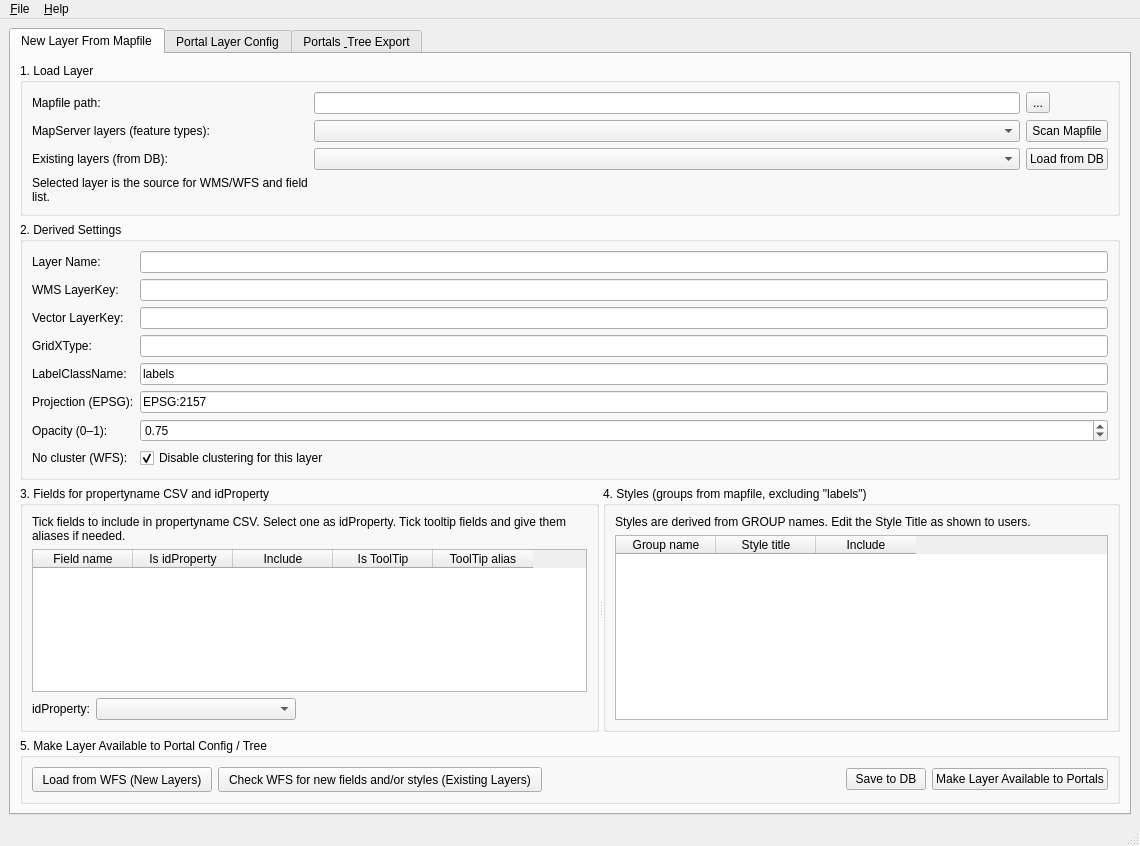
<?xml version='1.0' encoding='UTF-8'?>
<ui version="4.0">
 <class>LayerConfigNewLayerWizard</class>
 <widget class="QMainWindow" name="LayerConfigNewLayerWizard">
  <property name="geometry">
   <rect>
    <x>0</x>
    <y>0</y>
    <width>1140</width>
    <height>846</height>
   </rect>
  </property>
  <property name="maximumSize">
   <size>
    <width>16777215</width>
    <height>16777215</height>
   </size>
  </property>
  <property name="windowTitle">
   <string>LayerConfig - New Layer From Mapfile</string>
  </property>
  <widget class="QWidget" name="centralwidget">
   <layout class="QVBoxLayout" name="verticalLayout_main">
    <item>
     <widget class="QTabWidget" name="tabMain">
      <property name="tabPosition">
       <enum>QTabWidget::North</enum>
      </property>
      <property name="currentIndex">
       <number>0</number>
      </property>
      <widget class="QWidget" name="tabNewLayer">
       <attribute name="title">
        <string>New Layer From Mapfile</string>
       </attribute>
       <layout class="QVBoxLayout" name="verticalLayout_newLayer">
        <item>
         <widget class="QGroupBox" name="groupBox_load">
          <property name="title">
           <string>1. Load Layer</string>
          </property>
          <layout class="QGridLayout" name="gridLayout_load">
           <item row="0" column="0">
            <widget class="QLabel" name="label_mapFilePath">
             <property name="text">
              <string>Mapfile path:</string>
             </property>
            </widget>
           </item>
           <item row="0" column="1">
            <widget class="QLineEdit" name="txtMapFilePath"/>
           </item>
           <item row="0" column="2">
            <widget class="QToolButton" name="btnBrowseMapFile">
             <property name="text">
              <string>...</string>
             </property>
            </widget>
           </item>
           <item row="1" column="0">
            <widget class="QLabel" name="label_mapLayers">
             <property name="text">
              <string>MapServer layers (feature types):</string>
             </property>
            </widget>
           </item>
           <item row="1" column="1">
            <widget class="QComboBox" name="cmbMapFileLayerNames"/>
           </item>
           <item row="1" column="2">
            <widget class="QPushButton" name="btnScanMapFile">
             <property name="text">
              <string>Scan Mapfile</string>
             </property>
            </widget>
           </item>
           <item row="2" column="0">
            <widget class="QLabel" name="label_dbLayers">
             <property name="text">
              <string>Existing layers (from DB):</string>
             </property>
            </widget>
           </item>
           <item row="2" column="1">
            <widget class="QComboBox" name="cmbDbLayers"/>
           </item>
           <item row="2" column="2">
            <widget class="QPushButton" name="btnLoadFromDb">
             <property name="text">
              <string>Load from DB</string>
             </property>
            </widget>
           </item>
           <item row="3" column="0">
            <widget class="QLabel" name="label_selectedLayerHint">
             <property name="text">
              <string>Selected layer is the source for WMS/WFS and field list.</string>
             </property>
             <property name="wordWrap">
              <bool>true</bool>
             </property>
            </widget>
           </item>
          </layout>
         </widget>
        </item>
        <item>
         <widget class="QGroupBox" name="groupBox_derived">
          <property name="title">
           <string>2. Derived Settings</string>
          </property>
          <layout class="QFormLayout" name="formLayout_derived">
           <item row="0" column="0">
            <widget class="QLabel" name="label_layerName">
             <property name="text">
              <string>Layer Name:</string>
             </property>
            </widget>
           </item>
           <item row="0" column="1">
            <widget class="QLineEdit" name="txtLayerName">
             <property name="readOnly">
              <bool>true</bool>
             </property>
            </widget>
           </item>
           <item row="1" column="0">
            <widget class="QLabel" name="label_wmsLayerKey">
             <property name="text">
              <string>WMS LayerKey:</string>
             </property>
            </widget>
           </item>
           <item row="1" column="1">
            <widget class="QLineEdit" name="txtWmsLayerKey">
             <property name="readOnly">
              <bool>true</bool>
             </property>
            </widget>
           </item>
           <item row="2" column="0">
            <widget class="QLabel" name="label_vectorLayerKey">
             <property name="text">
              <string>Vector LayerKey:</string>
             </property>
            </widget>
           </item>
           <item row="2" column="1">
            <widget class="QLineEdit" name="txtVectorLayerKey">
             <property name="readOnly">
              <bool>true</bool>
             </property>
            </widget>
           </item>
           <item row="3" column="0">
            <widget class="QLabel" name="label_gridXType">
             <property name="text">
              <string>GridXType:</string>
             </property>
            </widget>
           </item>
           <item row="3" column="1">
            <widget class="QLineEdit" name="txtGridXType">
             <property name="readOnly">
              <bool>true</bool>
             </property>
            </widget>
           </item>
           <item row="4" column="0">
            <widget class="QLabel" name="label_labelClassName">
             <property name="text">
              <string>LabelClassName:</string>
             </property>
            </widget>
           </item>
           <item row="4" column="1">
            <widget class="QLineEdit" name="txtLabelClassName">
             <property name="text">
              <string>labels</string>
             </property>
            </widget>
           </item>
           <item row="5" column="0">
            <widget class="QLabel" name="label_projection">
             <property name="text">
              <string>Projection (EPSG):</string>
             </property>
            </widget>
           </item>
           <item row="5" column="1">
            <widget class="QLineEdit" name="txtProjection">
             <property name="text">
              <string>EPSG:2157</string>
             </property>
            </widget>
           </item>
           <item row="6" column="0">
            <widget class="QLabel" name="label_opacity">
             <property name="text">
              <string>Opacity (0–1):</string>
             </property>
            </widget>
           </item>
           <item row="6" column="1">
            <widget class="QDoubleSpinBox" name="spinOpacity">
             <property name="decimals">
              <number>2</number>
             </property>
             <property name="minimum">
              <double>0.000000000000000</double>
             </property>
             <property name="maximum">
              <double>1.000000000000000</double>
             </property>
             <property name="singleStep">
              <double>0.050000000000000</double>
             </property>
             <property name="value">
              <double>0.750000000000000</double>
             </property>
            </widget>
           </item>
           <item row="7" column="0">
            <widget class="QLabel" name="label_noCluster">
             <property name="text">
              <string>No cluster (WFS):</string>
             </property>
            </widget>
           </item>
           <item row="7" column="1">
            <widget class="QCheckBox" name="chkNoCluster">
             <property name="text">
              <string>Disable clustering for this layer</string>
             </property>
             <property name="checked">
              <bool>true</bool>
             </property>
            </widget>
           </item>
          </layout>
         </widget>
        </item>
        <item>
         <widget class="QSplitter" name="splitter_fields_styles">
          <property name="orientation">
           <enum>Qt::Horizontal</enum>
          </property>
          <widget class="QWidget" name="widget_fields">
           <layout class="QVBoxLayout" name="verticalLayout_fields">
            <item>
             <widget class="QGroupBox" name="groupBox_fields">
              <property name="title">
               <string>3. Fields for propertyname CSV and idProperty</string>
              </property>
              <layout class="QVBoxLayout" name="verticalLayout_fields_inner">
               <item>
                <widget class="QLabel" name="label_fieldsInfo">
                 <property name="text">
                  <string>Tick fields to include in propertyname CSV. Select one as idProperty. Tick tooltip fields and give them aliases if needed.</string>
                 </property>
                 <property name="wordWrap">
                  <bool>true</bool>
                 </property>
                </widget>
               </item>
               <item>
                <widget class="QTableWidget" name="tblFields">
                 <column>
                  <property name="text">
                   <string>Field name</string>
                  </property>
                 </column>
                 <column>
                  <property name="text">
                   <string>Is idProperty</string>
                  </property>
                 </column>
                 <column>
                  <property name="text">
                   <string>Include</string>
                  </property>
                 </column>
                 <column>
                  <property name="text">
                   <string>Is ToolTip</string>
                  </property>
                 </column>
                 <column>
                  <property name="text">
                   <string>ToolTip alias</string>
                  </property>
                 </column>
                </widget>
               </item>
               <item>
                <layout class="QHBoxLayout" name="horizontalLayout_idProperty">
                 <item>
                  <widget class="QLabel" name="label_idPropertyCombo">
                   <property name="text">
                    <string>idProperty:</string>
                   </property>
                  </widget>
                 </item>
                 <item>
                  <widget class="QComboBox" name="cmbIdProperty">
                   <property name="minimumSize">
                    <size>
                     <width>200</width>
                     <height>0</height>
                    </size>
                   </property>
                  </widget>
                 </item>
                 <item>
                  <spacer name="horizontalSpacer_idProperty">
                   <property name="orientation">
                    <enum>Qt::Horizontal</enum>
                   </property>
                   <property name="sizeHint" stdset="0">
                    <size>
                     <width>40</width>
                     <height>20</height>
                    </size>
                   </property>
                  </spacer>
                 </item>
                </layout>
               </item>
              </layout>
             </widget>
            </item>
           </layout>
          </widget>
          <widget class="QWidget" name="widget_styles">
           <layout class="QVBoxLayout" name="verticalLayout_styles">
            <item>
             <widget class="QGroupBox" name="groupBox_styles">
              <property name="title">
               <string>4. Styles (groups from mapfile, excluding "labels")</string>
              </property>
              <layout class="QVBoxLayout" name="verticalLayout_styles_inner">
               <item>
                <widget class="QLabel" name="label_stylesInfo">
                 <property name="text">
                  <string>Styles are derived from GROUP names. Edit the Style Title as shown to users.</string>
                 </property>
                 <property name="wordWrap">
                  <bool>true</bool>
                 </property>
                </widget>
               </item>
               <item>
                <widget class="QTableWidget" name="tblStyles">
                 <column>
                  <property name="text">
                   <string>Group name</string>
                  </property>
                 </column>
                 <column>
                  <property name="text">
                   <string>Style title</string>
                  </property>
                 </column>
                 <column>
                  <property name="text">
                   <string>Include</string>
                  </property>
                 </column>
                </widget>
               </item>
              </layout>
             </widget>
            </item>
           </layout>
          </widget>
         </widget>
        </item>
        <item alignment="Qt::AlignLeft">
         <widget class="QGroupBox" name="groupBox_makeAvailable">
          <property name="title">
           <string>5. Make Layer Available to Portal Config / Tree</string>
          </property>
          <layout class="QHBoxLayout" name="horizontalLayout_makeAvailable">
           <item>
            <widget class="QPushButton" name="btnLoadFieldsFromWFS">
             <property name="minimumSize">
              <size>
               <width>0</width>
               <height>25</height>
              </size>
             </property>
             <property name="text">
              <string>  Load from WFS (New Layers)  </string>
             </property>
             <property name="iconSize">
              <size>
               <width>25</width>
               <height>16</height>
              </size>
             </property>
             <property name="checkable">
              <bool>false</bool>
             </property>
             <property name="default">
              <bool>false</bool>
             </property>
             <property name="flat">
              <bool>false</bool>
             </property>
            </widget>
           </item>
           <item alignment="Qt::AlignHCenter">
            <widget class="QPushButton" name="btnCheckFieldsAndStylesFromWFS">
             <property name="minimumSize">
              <size>
               <width>0</width>
               <height>25</height>
              </size>
             </property>
             <property name="layoutDirection">
              <enum>Qt::LeftToRight</enum>
             </property>
             <property name="text">
              <string>  Check WFS for new fields and/or styles (Existing Layers)  </string>
             </property>
            </widget>
           </item>
           <item>
            <spacer name="horizontalSpacer_makeAvailable">
             <property name="orientation">
              <enum>Qt::Horizontal</enum>
             </property>
             <property name="sizeHint" stdset="0">
              <size>
               <width>400</width>
               <height>20</height>
              </size>
             </property>
            </spacer>
           </item>
           <item>
            <widget class="QPushButton" name="btnSaveLayerToDb">
             <property name="text">
              <string>Save to DB</string>
             </property>
            </widget>
           </item>
           <item>
            <widget class="QPushButton" name="btnMakeLayerAvailable">
             <property name="text">
              <string>Make Layer Available to Portals</string>
             </property>
            </widget>
           </item>
          </layout>
         </widget>
        </item>
       </layout>
      </widget>
      <widget class="QWidget" name="tabPortalLayerConfig">
       <attribute name="title">
        <string>Portal Layer Config</string>
       </attribute>
       <layout class="QVBoxLayout" name="verticalLayout_portalLayerConfig">
        <item>
         <widget class="QGroupBox" name="groupBox_portalSelectLayers">
          <property name="title">
           <string>1. Select Portal</string>
          </property>
          <layout class="QHBoxLayout" name="horizontalLayout_portalSelectLayers">
           <item>
            <widget class="QLabel" name="label_portalSelectLayers">
             <property name="text">
              <string>Portal:</string>
             </property>
            </widget>
           </item>
           <item>
            <widget class="QComboBox" name="cmbPortalSelectLayers"/>
           </item>
           <item>
            <spacer name="horizontalSpacer_portalSelectLayers">
             <property name="orientation">
              <enum>Qt::Horizontal</enum>
             </property>
             <property name="sizeHint" stdset="0">
              <size>
               <width>40</width>
               <height>20</height>
              </size>
             </property>
            </spacer>
           </item>
          </layout>
         <property name="sizePolicy"><sizepolicy hsizetype="Preferred" vsizetype="Fixed"><horstretch>0</horstretch><verstretch>0</verstretch></sizepolicy></property><property name="minimumSize"><size><width>0</width><height>0</height></size></property><property name="maximumSize"><size><width>16777215</width><height>90</height></size></property></widget>
        </item>
        <item>
         <widget class="QSplitter" name="splitter_portalLayerConfig">
          <property name="orientation">
           <enum>Qt::Horizontal</enum>
          </property>
          <widget class="QWidget" name="widget_portalLayersLeft">
           <layout class="QHBoxLayout" name="horizontalLayout_portalLayersMain"><item><widget class="QGroupBox" name="groupBox_allLayers">
              <property name="title">
               <string>3. All layers (global)</string>
              </property>
              <layout class="QVBoxLayout" name="verticalLayout_allLayers">
               <item>
                <widget class="QTableWidget" name="tblAllLayers">
                 <column>
                  <property name="text">
                   <string>Layer name</string>
                  </property>
                 </column>
                 <column>
                  <property name="text">
                   <string>BaseLayerKey</string>
                  </property>
                 </column>
                 <column>
                  <property name="text">
                   <string>In portals</string>
                  </property>
                 </column>
                <property name="sizePolicy"><sizepolicy hsizetype="Expanding" vsizetype="Expanding"><horstretch>0</horstretch><verstretch>0</verstretch></sizepolicy></property></widget>
               </item>
               </layout>
             </widget>
            </item><item><widget class="QWidget" name="widget_portalLayerActions"><layout class="QVBoxLayout" name="verticalLayout_portalLayerActions"><item><widget class="QPushButton" name="btnAddLayerToPortalAsWms">
                   <property name="text">
                    <string>Add to portal as WMS</string>
                   </property>
                  </widget>
                 </item><item><widget class="QPushButton" name="btnAddLayerToPortalAsWfs">
                   <property name="text">
                    <string>Add to portal as WFS</string>
                   </property>
                  </widget>
                 </item><item><widget class="QPushButton" name="btnAddLayerToPortalAsSwitch">
                   <property name="text">
                    <string>Add to portal as Switch</string>
                   </property>
                  </widget>
                 </item><item><widget class="QPushButton" name="btnRemoveLayerFromPortal">
                   <property name="text">
                    <string>Remove from portal</string>
                   </property>
                  </widget>
                 </item><item><spacer name="verticalSpacer_portalLayerActions"><property name="orientation"><enum>Qt::Vertical</enum></property><property name="sizeType"><enum>QSizePolicy::Expanding</enum></property><property name="sizeHint"><size><width>20</width><height>40</height></size></property></spacer></item></layout></widget></item><item><widget class="QGroupBox" name="groupBox_portalLayers">
              <property name="title">
               <string>2. Layers and services in this portal</string>
              </property>
              <layout class="QVBoxLayout" name="verticalLayout_portalLayersInner">
               <item>
                <widget class="QTableWidget" name="tblPortalLayers">
                 <column>
                  <property name="text">
                   <string>LayerKey</string>
                  </property>
                 </column>
                 <column>
                  <property name="text">
                   <string>Layer name</string>
                  </property>
                 </column>
                 <column>
                  <property name="text">
                   <string>Service</string>
                  </property>
                 </column>
                <property name="sizePolicy"><sizepolicy hsizetype="Expanding" vsizetype="Expanding"><horstretch>0</horstretch><verstretch>0</verstretch></sizepolicy></property></widget>
               </item>
              </layout>
             </widget>
            </item></layout></widget>
          </widget>
        </item>
        <item>
         <widget class="QGroupBox" name="groupBox_exportLayerJson">
          <property name="title">
           <string>5. Export layer JSON</string>
          </property>
          <layout class="QVBoxLayout" name="verticalLayout_exportLayerJson">
           <item>
            </item>
           <item>
            <layout class="QHBoxLayout" name="horizontalLayout_exportLayerJsonButtons">
             <item>
              <widget class="QPushButton" name="btnExportCurrentPortalLayersJson">
               <property name="text">
                <string>Export layer JSON for current portal...</string>
               </property>
              </widget>
             </item>
             <item>
              <widget class="QPushButton" name="btnExportAllPortalsLayersJson">
               <property name="text">
                <string>Export layer JSON for all portals...</string>
               </property>
              </widget>
             </item>
             <item>
              <spacer name="horizontalSpacer_exportLayerJsonButtons">
               <property name="orientation">
                <enum>Qt::Horizontal</enum>
               </property>
               <property name="sizeHint" stdset="0">
                <size>
                 <width>40</width>
                 <height>20</height>
                </size>
               </property>
              </spacer>
             </item>
            </layout>
           </item>
          </layout>
         <property name="sizePolicy"><sizepolicy hsizetype="Preferred" vsizetype="Fixed"><horstretch>0</horstretch><verstretch>0</verstretch></sizepolicy></property><property name="minimumSize"><size><width>0</width><height>0</height></size></property><property name="maximumSize"><size><width>16777215</width><height>90</height></size></property></widget>
        </item>
       </layout>
      </widget>
      <widget class="QWidget" name="tabPortalsExport">
       <attribute name="title">
        <string>Portals &amp; Tree Export</string>
       </attribute>
       <layout class="QVBoxLayout" name="verticalLayout_portalsExport">
        <item>
         <widget class="QGroupBox" name="groupBox_portalSelect">
          <property name="title">
           <string>5. Select Portal</string>
          </property>
          <layout class="QHBoxLayout" name="horizontalLayout_portalSelect">
           <item>
            <widget class="QLabel" name="label_portalSelect">
             <property name="text">
              <string>Portal:</string>
             </property>
            </widget>
           </item>
           <item>
            <widget class="QComboBox" name="cmbPortalSelect"/>
           </item>
           <item>
            <spacer name="horizontalSpacer_portalSelect">
             <property name="orientation">
              <enum>Qt::Horizontal</enum>
             </property>
             <property name="sizeHint" stdset="0">
              <size>
               <width>40</width>
               <height>20</height>
              </size>
             </property>
            </spacer>
           </item>
          </layout>
         </widget>
        </item>
        <item>
         <widget class="QSplitter" name="splitter_portalTree">
          <property name="orientation">
           <enum>Qt::Horizontal</enum>
          </property>
          <widget class="QWidget" name="widget_portalTree">
           <layout class="QVBoxLayout" name="verticalLayout_portalTree">
            <item>
             <widget class="QGroupBox" name="groupBox_portalTree">
              <property name="title">
               <string>6. Portal Layer Tree</string>
              </property>
              <layout class="QVBoxLayout" name="verticalLayout_portalTreeInner">
               <item>
                <widget class="QLabel" name="label_portalTreeInfo">
                 <property name="text">
                  <string>Folder structure and layers for the selected portal. Drag and drop to reorder.</string>
                 </property>
                 <property name="wordWrap">
                  <bool>true</bool>
                 </property>
                </widget>
               </item>
               <item>
                <widget class="QTreeView" name="treePortalLayers"/>
               </item>
               <item>
                <layout class="QHBoxLayout" name="horizontalLayout_treeButtons">
                 <item>
                  <widget class="QPushButton" name="btnAddFolderNode">
                   <property name="text">
                    <string>Add Folder</string>
                   </property>
                  </widget>
                 </item>
                 <item>
                  <widget class="QPushButton" name="btnDeleteNode">
                   <property name="text">
                    <string>Delete Selected Node</string>
                   </property>
                  </widget>
                 </item>
                 <item>
                  <spacer name="horizontalSpacer_treeButtons">
                   <property name="orientation">
                    <enum>Qt::Horizontal</enum>
                   </property>
                   <property name="sizeHint" stdset="0">
                    <size>
                     <width>40</width>
                     <height>20</height>
                    </size>
                   </property>
                  </spacer>
                 </item>
                </layout>
               </item>
              </layout>
             </widget>
            </item>
           </layout>
          </widget>
          <widget class="QWidget" name="widget_portalRight">
           <layout class="QVBoxLayout" name="verticalLayout_portalRight">
            <item>
             <widget class="QGroupBox" name="groupBox_nodeDetails">
              <property name="title">
               <string>7. Selected Node Details</string>
              </property>
              <layout class="QVBoxLayout" name="verticalLayout_nodeDetails">
               <item>
                <widget class="QGroupBox" name="groupBox_folderDetails">
                 <property name="title">
                  <string>Folder Properties</string>
                 </property>
                 <layout class="QFormLayout" name="formLayout_folderDetails">
                  <item row="0" column="0">
                   <widget class="QLabel" name="label_folderTitle">
                    <property name="text">
                     <string>Folder title:</string>
                    </property>
                   </widget>
                  </item>
                  <item row="0" column="1">
                   <widget class="QLineEdit" name="txtFolderTitle"/>
                  </item>
                  <item row="1" column="0">
                   <widget class="QLabel" name="label_folderId">
                    <property name="text">
                     <string>Folder id:</string>
                    </property>
                   </widget>
                  </item>
                  <item row="1" column="1">
                   <widget class="QLineEdit" name="txtFolderId"/>
                  </item>
                  <item row="2" column="0">
                   <widget class="QLabel" name="label_folderExpanded">
                    <property name="text">
                     <string>Expanded:</string>
                    </property>
                   </widget>
                  </item>
                  <item row="2" column="1">
                   <widget class="QCheckBox" name="chkFolderExpanded">
                    <property name="text">
                     <string>Expanded by default</string>
                    </property>
                   </widget>
                  </item>
                  <item row="3" column="0">
                   <widget class="QLabel" name="label_folderChecked">
                    <property name="text">
                     <string>Checked:</string>
                    </property>
                   </widget>
                  </item>
                  <item row="3" column="1">
                   <widget class="QCheckBox" name="chkFolderChecked">
                    <property name="text">
                     <string>Checked by default</string>
                    </property>
                   </widget>
                  </item>
                 </layout>
                </widget>
               </item>
               <item>
                <widget class="QGroupBox" name="groupBox_layerDetails">
                 <property name="title">
                  <string>Layer Properties</string>
                 </property>
                 <layout class="QFormLayout" name="formLayout_layerDetails">
                  <item row="0" column="0">
                   <widget class="QLabel" name="label_layerKey">
                    <property name="text">
                     <string>LayerKey:</string>
                    </property>
                   </widget>
                  </item>
                  <item row="0" column="1">
                   <widget class="QLineEdit" name="txtLayerKey">
                    <property name="readOnly">
                     <bool>true</bool>
                    </property>
                   </widget>
                  </item>
                  <item row="1" column="0">
                   <widget class="QLabel" name="label_layerTitle">
                    <property name="text">
                     <string>Display title:</string>
                    </property>
                   </widget>
                  </item>
                  <item row="1" column="1">
                   <widget class="QLineEdit" name="txtLayerTitle"/>
                  </item>
                  <item row="2" column="0">
                   <widget class="QLabel" name="label_layerGlyph">
                    <property name="text">
                     <string>Glyph/icon:</string>
                    </property>
                   </widget>
                  </item>
                  <item row="2" column="1">
                   <widget class="QComboBox" name="cmbLayerIconType">
                    <item>
                     </item>
                    <item>
                     </item>
                    <item>
                     </item>
                    <item>
                     </item>
                    <item>
                     </item>
                   </widget>
                  </item>
                  <item row="3" column="0">
                   <widget class="QLabel" name="label_layerTooltip">
                    <property name="text">
                     <string>Tooltip (qtip):</string>
                    </property>
                   </widget>
                  </item>
                  <item row="3" column="1">
                   <widget class="QPlainTextEdit" name="txtLayerTooltip"/>
                  </item>
                 </layout>
                </widget>
               </item>
              </layout>
             </widget>
            </item>
            <item>
             <widget class="QGroupBox" name="groupBox_availableLayers">
              <property name="title">
               <string>8. Available Layers (not in this portal tree)</string>
              </property>
              <layout class="QVBoxLayout" name="verticalLayout_availableLayers">
               <item>
                <widget class="QLabel" name="label_availableLayersInfo">
                 <property name="text">
                  <string>Select a layer and add it under the selected folder or node in the tree.</string>
                 </property>
                 <property name="wordWrap">
                  <bool>true</bool>
                 </property>
                </widget>
               </item>
               <item>
                <widget class="QListWidget" name="listAvailableLayers"/>
               </item>
               <item>
                <layout class="QHBoxLayout" name="horizontalLayout_addLayerToTree">
                 <item>
                  <widget class="QPushButton" name="btnAddLayerToTree">
                   <property name="text">
                    <string>Add Selected Layer to Tree</string>
                   </property>
                  </widget>
                 </item>
                 <item>
                  <spacer name="horizontalSpacer_addLayerToTree">
                   <property name="orientation">
                    <enum>Qt::Horizontal</enum>
                   </property>
                   <property name="sizeHint" stdset="0">
                    <size>
                     <width>40</width>
                     <height>20</height>
                    </size>
                   </property>
                  </spacer>
                 </item>
                </layout>
               </item>
              </layout>
             </widget>
            </item>
           </layout>
          </widget>
         </widget>
        </item>
        <item>
         <widget class="QGroupBox" name="groupBox_export">
          <property name="title">
           <string>9. Save and Export JSON</string>
          </property>
          <layout class="QVBoxLayout" name="verticalLayout_export">
           <item>
            <widget class="QLabel" name="label_exportInfo">
             <property name="text">
              <string>Saving writes the layer and portal tree to the database. Export regenerates JSON for the current or all portals from the database.</string>
             </property>
             <property name="wordWrap">
              <bool>true</bool>
             </property>
            </widget>
           </item>
           <item>
            <layout class="QHBoxLayout" name="horizontalLayout_exportButtons">
             <item>
              <widget class="QPushButton" name="btnSavePortalToDatabase">
               <property name="text">
                <string>Save Portal Configuration to Database</string>
               </property>
              </widget>
             </item>
             <item>
              <widget class="QPushButton" name="btnExportCurrentPortalJson">
               <property name="text">
                <string>Export JSON for current portal</string>
               </property>
              </widget>
             </item>
             <item>
              <widget class="QPushButton" name="btnExportAllPortalsJson">
               <property name="text">
                <string>Export JSON for all portals</string>
               </property>
              </widget>
             </item>
             <item>
              <spacer name="horizontalSpacer_exportButtons">
               <property name="orientation">
                <enum>Qt::Horizontal</enum>
               </property>
               <property name="sizeHint" stdset="0">
                <size>
                 <width>40</width>
                 <height>20</height>
                </size>
               </property>
              </spacer>
             </item>
            </layout>
           </item>
          </layout>
         </widget>
        </item>
        <item>
         <spacer name="verticalSpacer_portalsExport">
          <property name="orientation">
           <enum>Qt::Vertical</enum>
          </property>
          <property name="sizeHint" stdset="0">
           <size>
            <width>20</width>
            <height>40</height>
           </size>
          </property>
         </spacer>
        </item>
       </layout>
      </widget>
     </widget>
    </item>
   </layout>
  </widget>
  <widget class="QMenuBar" name="menubar">
   <property name="geometry">
    <rect>
     <x>0</x>
     <y>0</y>
     <width>1140</width>
     <height>21</height>
    </rect>
   </property>
   <widget class="QMenu" name="menuFile">
    <property name="title">
     <string>&amp;File</string>
    </property>
   </widget>
   <widget class="QMenu" name="menuHelp">
    <property name="title">
     <string>&amp;Help</string>
    </property>
   </widget>
   <addaction name="menuFile"/>
   <addaction name="menuHelp"/>
  </widget>
  <widget class="QStatusBar" name="statusbar"/>
 </widget>
 <resources/>
 <connections/>
</ui>
